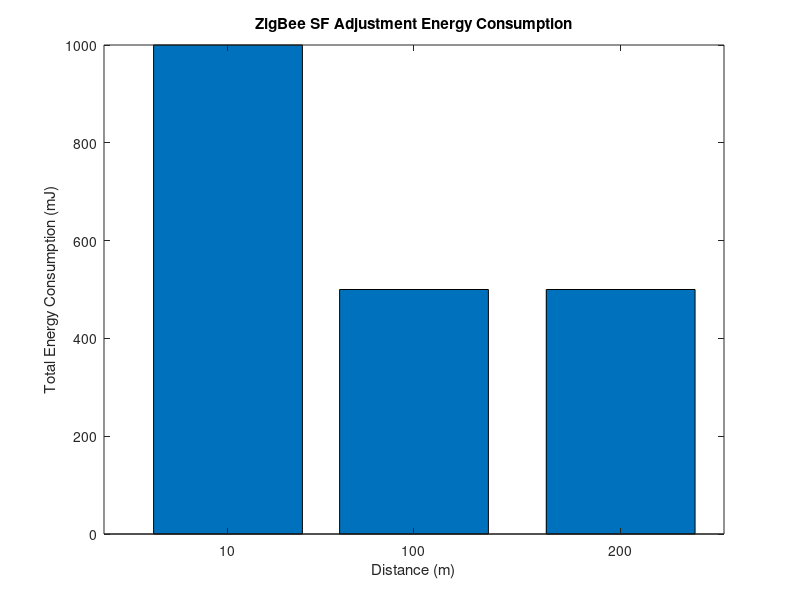

MATLAB code for this plot:
function ZigBee_SF_Adjustment
    % Adjusted for ZigBee modulation and energy consumption
    mod_schemes = {'BPSK', 'QPSK'};
    data_rate = 250e3; % Fixed data rate for ZigBee (250 kbps)
    distances = [10, 100, 200]; % Example distances
    energy_consumption = zeros(1, length(distances));

    % Energy consumption based on modulation and data rates
    energy_per_bit = [0.002, 0.004]; % Energy per bit for ZigBee modulations

    for i = 1:length(distances)
        if distances(i) < 50
            mod = mod_schemes{2}; % QPSK
            energy = energy_per_bit(2);
        else
            mod = mod_schemes{1}; % BPSK
            energy = energy_per_bit(1);
        end

        % Use fixed data_rate for all distances since ZigBee typically uses 250 kbps
        total_energy = energy * data_rate; 
        energy_consumption(i) = total_energy;
    end
    
    disp(['ZigBee SF Adjustment Energy Consumption: ', num2str(energy_consumption), ' mJ']);
    
    % Plot
    figure;
    bar(distances, energy_consumption);
    xlabel('Distance (m)');
    ylabel('Total Energy Consumption (mJ)');
    title('ZigBee SF Adjustment Energy Consumption');
end
